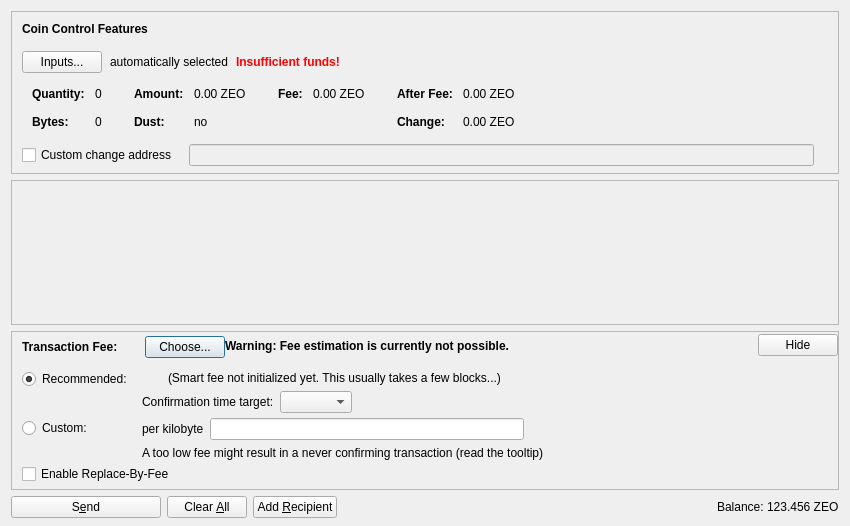
<?xml version="1.0" encoding="UTF-8"?>
<ui version="4.0">
 <class>SendCoinsDialog</class>
 <widget class="QDialog" name="SendCoinsDialog">
  <property name="geometry">
   <rect>
    <x>0</x>
    <y>0</y>
    <width>850</width>
    <height>526</height>
   </rect>
  </property>
  <property name="windowTitle">
   <string>Send Coins</string>
  </property>
  <layout class="QVBoxLayout" name="verticalLayout" stretch="0,1,0,0">
   <property name="bottomMargin">
    <number>8</number>
   </property>
   <item>
    <widget class="QFrame" name="frameCoinControl">
     <property name="sizePolicy">
      <sizepolicy hsizetype="Expanding" vsizetype="Expanding">
       <horstretch>0</horstretch>
       <verstretch>0</verstretch>
      </sizepolicy>
     </property>
     <property name="maximumSize">
      <size>
       <width>16777215</width>
       <height>16777215</height>
      </size>
     </property>
     <property name="frameShape">
      <enum>QFrame::StyledPanel</enum>
     </property>
     <property name="frameShadow">
      <enum>QFrame::Sunken</enum>
     </property>
     <layout class="QVBoxLayout" name="verticalLayoutCoinControl2">
      <property name="spacing">
       <number>0</number>
      </property>
      <property name="leftMargin">
       <number>0</number>
      </property>
      <property name="topMargin">
       <number>0</number>
      </property>
      <property name="rightMargin">
       <number>0</number>
      </property>
      <property name="bottomMargin">
       <number>6</number>
      </property>
      <item>
       <layout class="QVBoxLayout" name="verticalLayoutCoinControl" stretch="0,0,0,0,1">
        <property name="spacing">
         <number>0</number>
        </property>
        <property name="leftMargin">
         <number>10</number>
        </property>
        <property name="topMargin">
         <number>10</number>
        </property>
        <item>
         <layout class="QHBoxLayout" name="horizontalLayoutCoinControl1">
          <property name="bottomMargin">
           <number>15</number>
          </property>
          <item>
           <widget class="QLabel" name="labelCoinControlFeatures">
            <property name="sizePolicy">
             <sizepolicy hsizetype="Preferred" vsizetype="Maximum">
              <horstretch>0</horstretch>
              <verstretch>0</verstretch>
             </sizepolicy>
            </property>
            <property name="font">
             <font>
              <weight>75</weight>
              <bold>true</bold>
             </font>
            </property>
            <property name="styleSheet">
             <string notr="true">font-weight:bold;</string>
            </property>
            <property name="text">
             <string>Coin Control Features</string>
            </property>
           </widget>
          </item>
         </layout>
        </item>
        <item>
         <layout class="QHBoxLayout" name="horizontalLayoutCoinControl2" stretch="0,0,0,0">
          <property name="spacing">
           <number>8</number>
          </property>
          <property name="bottomMargin">
           <number>10</number>
          </property>
          <item>
           <widget class="QPushButton" name="pushButtonCoinControl">
            <property name="styleSheet">
             <string notr="true"/>
            </property>
            <property name="text">
             <string>Inputs...</string>
            </property>
            <property name="autoDefault">
             <bool>false</bool>
            </property>
           </widget>
          </item>
          <item>
           <widget class="QLabel" name="labelCoinControlAutomaticallySelected">
            <property name="text">
             <string>automatically selected</string>
            </property>
            <property name="margin">
             <number>5</number>
            </property>
           </widget>
          </item>
          <item>
           <widget class="QLabel" name="labelCoinControlInsuffFunds">
            <property name="font">
             <font>
              <weight>75</weight>
              <bold>true</bold>
             </font>
            </property>
            <property name="styleSheet">
             <string notr="true">color:red;font-weight:bold;</string>
            </property>
            <property name="text">
             <string>Insufficient funds!</string>
            </property>
            <property name="margin">
             <number>5</number>
            </property>
           </widget>
          </item>
          <item>
           <spacer name="horizontalSpacerCoinControl">
            <property name="orientation">
             <enum>Qt::Horizontal</enum>
            </property>
            <property name="sizeHint" stdset="0">
             <size>
              <width>40</width>
              <height>1</height>
             </size>
            </property>
           </spacer>
          </item>
         </layout>
        </item>
        <item>
         <widget class="QWidget" name="widgetCoinControl" native="true">
          <property name="sizePolicy">
           <sizepolicy hsizetype="Preferred" vsizetype="Preferred">
            <horstretch>0</horstretch>
            <verstretch>0</verstretch>
           </sizepolicy>
          </property>
          <property name="minimumSize">
           <size>
            <width>0</width>
            <height>0</height>
           </size>
          </property>
          <property name="styleSheet">
           <string notr="true"/>
          </property>
          <layout class="QHBoxLayout" name="horizontalLayoutCoinControl5">
           <property name="leftMargin">
            <number>0</number>
           </property>
           <property name="topMargin">
            <number>0</number>
           </property>
           <property name="rightMargin">
            <number>0</number>
           </property>
           <property name="bottomMargin">
            <number>0</number>
           </property>
           <item>
            <layout class="QHBoxLayout" name="horizontalLayoutCoinControl3" stretch="0,0,0,1">
             <property name="spacing">
              <number>20</number>
             </property>
             <property name="topMargin">
              <number>0</number>
             </property>
             <property name="bottomMargin">
              <number>10</number>
             </property>
             <item>
              <layout class="QFormLayout" name="formLayoutCoinControl1">
               <property name="horizontalSpacing">
                <number>10</number>
               </property>
               <property name="verticalSpacing">
                <number>14</number>
               </property>
               <property name="leftMargin">
                <number>10</number>
               </property>
               <property name="topMargin">
                <number>4</number>
               </property>
               <property name="rightMargin">
                <number>6</number>
               </property>
               <item row="0" column="0">
                <widget class="QLabel" name="labelCoinControlQuantityText">
                 <property name="font">
                  <font>
                   <weight>75</weight>
                   <bold>true</bold>
                  </font>
                 </property>
                 <property name="text">
                  <string>Quantity:</string>
                 </property>
                 <property name="margin">
                  <number>0</number>
                 </property>
                </widget>
               </item>
               <item row="0" column="1">
                <widget class="QLabel" name="labelCoinControlQuantity">
                 <property name="cursor">
                  <cursorShape>IBeamCursor</cursorShape>
                 </property>
                 <property name="contextMenuPolicy">
                  <enum>Qt::ActionsContextMenu</enum>
                 </property>
                 <property name="text">
                  <string notr="true">0</string>
                 </property>
                 <property name="margin">
                  <number>0</number>
                 </property>
                 <property name="textInteractionFlags">
                  <set>Qt::LinksAccessibleByMouse|Qt::TextSelectableByKeyboard|Qt::TextSelectableByMouse</set>
                 </property>
                </widget>
               </item>
               <item row="1" column="0">
                <widget class="QLabel" name="labelCoinControlBytesText">
                 <property name="font">
                  <font>
                   <weight>75</weight>
                   <bold>true</bold>
                  </font>
                 </property>
                 <property name="text">
                  <string>Bytes:</string>
                 </property>
                </widget>
               </item>
               <item row="1" column="1">
                <widget class="QLabel" name="labelCoinControlBytes">
                 <property name="cursor">
                  <cursorShape>IBeamCursor</cursorShape>
                 </property>
                 <property name="contextMenuPolicy">
                  <enum>Qt::ActionsContextMenu</enum>
                 </property>
                 <property name="text">
                  <string notr="true">0</string>
                 </property>
                 <property name="textInteractionFlags">
                  <set>Qt::LinksAccessibleByMouse|Qt::TextSelectableByKeyboard|Qt::TextSelectableByMouse</set>
                 </property>
                </widget>
               </item>
              </layout>
             </item>
             <item>
              <layout class="QFormLayout" name="formLayoutCoinControl2">
               <property name="horizontalSpacing">
                <number>10</number>
               </property>
               <property name="verticalSpacing">
                <number>14</number>
               </property>
               <property name="leftMargin">
                <number>6</number>
               </property>
               <property name="topMargin">
                <number>4</number>
               </property>
               <property name="rightMargin">
                <number>6</number>
               </property>
               <item row="0" column="0">
                <widget class="QLabel" name="labelCoinControlAmountText">
                 <property name="font">
                  <font>
                   <weight>75</weight>
                   <bold>true</bold>
                  </font>
                 </property>
                 <property name="text">
                  <string>Amount:</string>
                 </property>
                 <property name="margin">
                  <number>0</number>
                 </property>
                </widget>
               </item>
               <item row="0" column="1">
                <widget class="QLabel" name="labelCoinControlAmount">
                 <property name="cursor">
                  <cursorShape>IBeamCursor</cursorShape>
                 </property>
                 <property name="contextMenuPolicy">
                  <enum>Qt::ActionsContextMenu</enum>
                 </property>
                 <property name="text">
                  <string notr="true">0.00 ZEO</string>
                 </property>
                 <property name="textInteractionFlags">
                  <set>Qt::LinksAccessibleByMouse|Qt::TextSelectableByKeyboard|Qt::TextSelectableByMouse</set>
                 </property>
                </widget>
               </item>
               <item row="1" column="0">
                <widget class="QLabel" name="labelCoinControlLowOutputText">
                 <property name="font">
                  <font>
                   <weight>75</weight>
                   <bold>true</bold>
                  </font>
                 </property>
                 <property name="text">
                  <string>Dust:</string>
                 </property>
                </widget>
               </item>
               <item row="1" column="1">
                <widget class="QLabel" name="labelCoinControlLowOutput">
                 <property name="cursor">
                  <cursorShape>IBeamCursor</cursorShape>
                 </property>
                 <property name="contextMenuPolicy">
                  <enum>Qt::ActionsContextMenu</enum>
                 </property>
                 <property name="text">
                  <string notr="true">no</string>
                 </property>
                 <property name="textInteractionFlags">
                  <set>Qt::LinksAccessibleByMouse|Qt::TextSelectableByKeyboard|Qt::TextSelectableByMouse</set>
                 </property>
                </widget>
               </item>
              </layout>
             </item>
             <item>
              <layout class="QFormLayout" name="formLayoutCoinControl3">
               <property name="horizontalSpacing">
                <number>10</number>
               </property>
               <property name="verticalSpacing">
                <number>14</number>
               </property>
               <property name="leftMargin">
                <number>6</number>
               </property>
               <property name="topMargin">
                <number>4</number>
               </property>
               <property name="rightMargin">
                <number>6</number>
               </property>
               <item row="0" column="0">
                <widget class="QLabel" name="labelCoinControlFeeText">
                 <property name="font">
                  <font>
                   <weight>75</weight>
                   <bold>true</bold>
                  </font>
                 </property>
                 <property name="text">
                  <string>Fee:</string>
                 </property>
                 <property name="margin">
                  <number>0</number>
                 </property>
                </widget>
               </item>
               <item row="0" column="1">
                <widget class="QLabel" name="labelCoinControlFee">
                 <property name="cursor">
                  <cursorShape>IBeamCursor</cursorShape>
                 </property>
                 <property name="contextMenuPolicy">
                  <enum>Qt::ActionsContextMenu</enum>
                 </property>
                 <property name="text">
                  <string notr="true">0.00 ZEO</string>
                 </property>
                 <property name="textInteractionFlags">
                  <set>Qt::LinksAccessibleByMouse|Qt::TextSelectableByKeyboard|Qt::TextSelectableByMouse</set>
                 </property>
                </widget>
               </item>
              </layout>
             </item>
             <item>
              <layout class="QFormLayout" name="formLayoutCoinControl4">
               <property name="horizontalSpacing">
                <number>10</number>
               </property>
               <property name="verticalSpacing">
                <number>14</number>
               </property>
               <property name="leftMargin">
                <number>6</number>
               </property>
               <property name="topMargin">
                <number>4</number>
               </property>
               <property name="rightMargin">
                <number>6</number>
               </property>
               <item row="0" column="0">
                <widget class="QLabel" name="labelCoinControlAfterFeeText">
                 <property name="font">
                  <font>
                   <weight>75</weight>
                   <bold>true</bold>
                  </font>
                 </property>
                 <property name="text">
                  <string>After Fee:</string>
                 </property>
                 <property name="margin">
                  <number>0</number>
                 </property>
                </widget>
               </item>
               <item row="0" column="1">
                <widget class="QLabel" name="labelCoinControlAfterFee">
                 <property name="cursor">
                  <cursorShape>IBeamCursor</cursorShape>
                 </property>
                 <property name="contextMenuPolicy">
                  <enum>Qt::ActionsContextMenu</enum>
                 </property>
                 <property name="text">
                  <string notr="true">0.00 ZEO</string>
                 </property>
                 <property name="textInteractionFlags">
                  <set>Qt::LinksAccessibleByMouse|Qt::TextSelectableByKeyboard|Qt::TextSelectableByMouse</set>
                 </property>
                </widget>
               </item>
               <item row="1" column="0">
                <widget class="QLabel" name="labelCoinControlChangeText">
                 <property name="font">
                  <font>
                   <weight>75</weight>
                   <bold>true</bold>
                  </font>
                 </property>
                 <property name="text">
                  <string>Change:</string>
                 </property>
                </widget>
               </item>
               <item row="1" column="1">
                <widget class="QLabel" name="labelCoinControlChange">
                 <property name="cursor">
                  <cursorShape>IBeamCursor</cursorShape>
                 </property>
                 <property name="contextMenuPolicy">
                  <enum>Qt::ActionsContextMenu</enum>
                 </property>
                 <property name="text">
                  <string notr="true">0.00 ZEO</string>
                 </property>
                 <property name="textInteractionFlags">
                  <set>Qt::LinksAccessibleByMouse|Qt::TextSelectableByKeyboard|Qt::TextSelectableByMouse</set>
                 </property>
                </widget>
               </item>
              </layout>
             </item>
            </layout>
           </item>
          </layout>
         </widget>
        </item>
        <item>
         <layout class="QHBoxLayout" name="horizontalLayoutCoinControl4" stretch="0,0,0">
          <property name="spacing">
           <number>12</number>
          </property>
          <property name="sizeConstraint">
           <enum>QLayout::SetDefaultConstraint</enum>
          </property>
          <property name="topMargin">
           <number>5</number>
          </property>
          <property name="rightMargin">
           <number>5</number>
          </property>
          <item>
           <widget class="QCheckBox" name="checkBoxCoinControlChange">
            <property name="toolTip">
             <string>If this is activated, but the change address is empty or invalid, change will be sent to a newly generated address.</string>
            </property>
            <property name="text">
             <string>Custom change address</string>
            </property>
           </widget>
          </item>
          <item>
           <widget class="QValidatedLineEdit" name="lineEditCoinControlChange">
            <property name="enabled">
             <bool>false</bool>
            </property>
            <property name="sizePolicy">
             <sizepolicy hsizetype="Expanding" vsizetype="Fixed">
              <horstretch>0</horstretch>
              <verstretch>0</verstretch>
             </sizepolicy>
            </property>
           </widget>
          </item>
          <item>
           <widget class="QLabel" name="labelCoinControlChangeLabel">
            <property name="sizePolicy">
             <sizepolicy hsizetype="Preferred" vsizetype="Expanding">
              <horstretch>0</horstretch>
              <verstretch>0</verstretch>
             </sizepolicy>
            </property>
            <property name="minimumSize">
             <size>
              <width>0</width>
              <height>0</height>
             </size>
            </property>
            <property name="text">
             <string/>
            </property>
            <property name="margin">
             <number>3</number>
            </property>
           </widget>
          </item>
         </layout>
        </item>
        <item>
         <spacer name="verticalSpacerCoinControl">
          <property name="orientation">
           <enum>Qt::Vertical</enum>
          </property>
          <property name="sizeHint" stdset="0">
           <size>
            <width>800</width>
            <height>1</height>
           </size>
          </property>
         </spacer>
        </item>
       </layout>
      </item>
     </layout>
    </widget>
   </item>
   <item>
    <widget class="QScrollArea" name="scrollArea">
     <property name="widgetResizable">
      <bool>true</bool>
     </property>
     <widget class="QWidget" name="scrollAreaWidgetContents">
      <property name="geometry">
       <rect>
        <x>0</x>
        <y>0</y>
        <width>830</width>
        <height>104</height>
       </rect>
      </property>
      <layout class="QVBoxLayout" name="verticalLayout_2" stretch="0,1">
       <property name="leftMargin">
        <number>0</number>
       </property>
       <property name="topMargin">
        <number>0</number>
       </property>
       <property name="rightMargin">
        <number>0</number>
       </property>
       <property name="bottomMargin">
        <number>0</number>
       </property>
       <item>
        <layout class="QVBoxLayout" name="entries">
         <property name="spacing">
          <number>6</number>
         </property>
        </layout>
       </item>
       <item>
        <spacer name="verticalSpacer">
         <property name="orientation">
          <enum>Qt::Vertical</enum>
         </property>
         <property name="sizeHint" stdset="0">
          <size>
           <width>20</width>
           <height>40</height>
          </size>
         </property>
        </spacer>
       </item>
      </layout>
     </widget>
    </widget>
   </item>
   <item>
    <widget class="QFrame" name="frameFee">
     <property name="sizePolicy">
      <sizepolicy hsizetype="Expanding" vsizetype="Expanding">
       <horstretch>0</horstretch>
       <verstretch>0</verstretch>
      </sizepolicy>
     </property>
     <property name="maximumSize">
      <size>
       <width>16777215</width>
       <height>16777215</height>
      </size>
     </property>
     <property name="frameShape">
      <enum>QFrame::StyledPanel</enum>
     </property>
     <property name="frameShadow">
      <enum>QFrame::Sunken</enum>
     </property>
     <layout class="QVBoxLayout" name="verticalLayoutFee1">
      <property name="spacing">
       <number>0</number>
      </property>
      <property name="leftMargin">
       <number>0</number>
      </property>
      <property name="topMargin">
       <number>0</number>
      </property>
      <property name="rightMargin">
       <number>0</number>
      </property>
      <property name="bottomMargin">
       <number>0</number>
      </property>
      <item>
       <layout class="QVBoxLayout" name="verticalLayoutFee2" stretch="0,0,0">
        <property name="spacing">
         <number>0</number>
        </property>
        <property name="leftMargin">
         <number>10</number>
        </property>
        <property name="topMargin">
         <number>0</number>
        </property>
        <item>
         <layout class="QHBoxLayout" name="horizontalLayoutFee1">
          <property name="bottomMargin">
           <number>0</number>
          </property>
          <item>
           <layout class="QVBoxLayout" name="verticalLayoutFee7">
            <property name="spacing">
             <number>0</number>
            </property>
            <item>
             <spacer name="verticalSpacerSmartFee">
              <property name="orientation">
               <enum>Qt::Vertical</enum>
              </property>
              <property name="sizeType">
               <enum>QSizePolicy::Fixed</enum>
              </property>
              <property name="sizeHint" stdset="0">
               <size>
                <width>1</width>
                <height>4</height>
               </size>
              </property>
             </spacer>
            </item>
            <item>
             <layout class="QHBoxLayout" name="horizontalLayoutSmartFee">
              <property name="spacing">
               <number>10</number>
              </property>
              <item>
               <widget class="QLabel" name="labelFeeHeadline">
                <property name="sizePolicy">
                 <sizepolicy hsizetype="Preferred" vsizetype="Maximum">
                  <horstretch>0</horstretch>
                  <verstretch>0</verstretch>
                 </sizepolicy>
                </property>
                <property name="font">
                 <font>
                  <weight>75</weight>
                  <bold>true</bold>
                 </font>
                </property>
                <property name="styleSheet">
                 <string notr="true">font-weight:bold;</string>
                </property>
                <property name="text">
                 <string>Transaction Fee:</string>
                </property>
               </widget>
              </item>
              <item>
               <widget class="QLabel" name="labelFeeMinimized">
                <property name="text">
                 <string/>
                </property>
               </widget>
              </item>
              <item>
               <widget class="QPushButton" name="buttonChooseFee">
                <property name="text">
                 <string>Choose...</string>
                </property>
               </widget>
              </item>
             </layout>
            </item>
            <item>
             <spacer name="verticalSpacer_5">
              <property name="orientation">
               <enum>Qt::Vertical</enum>
              </property>
              <property name="sizeHint" stdset="0">
               <size>
                <width>1</width>
                <height>1</height>
               </size>
              </property>
             </spacer>
            </item>
           </layout>
          </item>
          <item>
           <widget class="QLabel" name="fallbackFeeWarningLabel">
            <property name="toolTip">
             <string>Using the fallbackfee can result in sending a transaction that will take several hours or days (or never) to confirm. Consider choosing your fee manually or wait until you have validated the complete chain.</string>
            </property>
            <property name="font">
            <font>
                <weight>75</weight>
                <bold>true</bold>
            </font>
            </property>
            <property name="text">
             <string>Warning: Fee estimation is currently not possible.</string>
            </property>
            <property name="wordWrap">
             <bool>false</bool>
            </property>
           </widget>
          </item>
          <item>
           <spacer name="horizontalSpacer_4">
            <property name="orientation">
             <enum>Qt::Horizontal</enum>
            </property>
            <property name="sizeType">
             <enum>QSizePolicy::MinimumExpanding</enum>
            </property>
            <property name="sizeHint" stdset="0">
             <size>
              <width>40</width>
              <height>20</height>
             </size>
            </property>
           </spacer>
          </item>
          <item>
           <widget class="QPushButton" name="buttonMinimizeFee">
            <property name="toolTip">
             <string>Hide transaction fee settings</string>
            </property>
            <property name="text">
             <string>Hide</string>
            </property>
           </widget>
          </item>
         </layout>
        </item>
        <item>
         <widget class="QFrame" name="frameFeeSelection">
          <layout class="QVBoxLayout" name="verticalLayoutFee12">
           <property name="spacing">
            <number>0</number>
           </property>
           <property name="leftMargin">
            <number>0</number>
           </property>
           <property name="topMargin">
            <number>0</number>
           </property>
           <property name="rightMargin">
            <number>0</number>
           </property>
           <property name="bottomMargin">
            <number>0</number>
           </property>
           <item>
            <layout class="QGridLayout" name="gridLayoutFee">
             <property name="topMargin">
              <number>10</number>
             </property>
             <property name="bottomMargin">
              <number>4</number>
             </property>
             <property name="horizontalSpacing">
              <number>10</number>
             </property>
             <property name="verticalSpacing">
              <number>4</number>
             </property>
             <item row="1" column="1">
              <layout class="QVBoxLayout" name="verticalLayoutFee8">
               <property name="spacing">
                <number>6</number>
               </property>
               <item>
                <layout class="QHBoxLayout" name="horizontalLayoutFee13">
                 <item>
                  <widget class="QLabel" name="labelCustomPerKilobyte">
                   <property name="toolTip">
                    <string>Specify a custom fee per kB (1,000 bytes) of the transaction's virtual size.

Note:  Since the fee is calculated on a per-byte basis, a fee of "100 satoshis per kB" for a transaction size of 500 bytes (half of 1 kB) would ultimately yield a fee of only 50 satoshis.</string>
                   </property>
                   <property name="text">
                    <string>per kilobyte</string>
                   </property>
                  </widget>
                 </item>
                 <item>
                  <widget class="ZeoAmountField" name="customFee"/>
                 </item>
                 <item>
                  <spacer name="horizontalSpacer_6">
                   <property name="orientation">
                    <enum>Qt::Horizontal</enum>
                   </property>
                   <property name="sizeHint" stdset="0">
                    <size>
                     <width>1</width>
                     <height>1</height>
                    </size>
                   </property>
                  </spacer>
                 </item>
                </layout>
               </item>
               <item>
                <layout class="QHBoxLayout" name="horizontalLayoutFee8">
                 <item>
                  <widget class="QLabel" name="labelCustomFeeWarning">
                   <property name="enabled">
                    <bool>true</bool>
                   </property>
                   <property name="toolTip">
                    <string>When there is less transaction volume than space in the blocks, miners as well as relaying nodes may enforce a minimum fee. Paying only this minimum fee is just fine, but be aware that this can result in a never confirming transaction once there is more demand for zeo transactions than the network can process.</string>
                   </property>
                   <property name="text">
                    <string>A too low fee might result in a never confirming transaction (read the tooltip)</string>
                   </property>
                  </widget>
                 </item>
                 <item>
                  <spacer name="horizontalSpacer_2">
                   <property name="orientation">
                    <enum>Qt::Horizontal</enum>
                   </property>
                   <property name="sizeHint" stdset="0">
                    <size>
                     <width>1</width>
                     <height>1</height>
                    </size>
                   </property>
                  </spacer>
                 </item>
                </layout>
               </item>
              </layout>
             </item>
             <item row="0" column="0">
              <layout class="QVBoxLayout" name="verticalLayoutFee4" stretch="0,1">
               <item>
                <widget class="QRadioButton" name="radioSmartFee">
                 <property name="text">
                  <string>Recommended:</string>
                 </property>
                 <property name="checked">
                  <bool>true</bool>
                 </property>
                 <attribute name="buttonGroup">
                  <string notr="true">groupFee</string>
                 </attribute>
                </widget>
               </item>
               <item>
                <spacer name="verticalSpacer_2">
                 <property name="orientation">
                  <enum>Qt::Vertical</enum>
                 </property>
                 <property name="sizeHint" stdset="0">
                  <size>
                   <width>1</width>
                   <height>1</height>
                  </size>
                 </property>
                </spacer>
               </item>
              </layout>
             </item>
             <item row="1" column="0">
              <layout class="QVBoxLayout" name="verticalLayoutFee9" stretch="0,1">
               <item>
                <widget class="QRadioButton" name="radioCustomFee">
                 <property name="text">
                  <string>Custom:</string>
                 </property>
                 <attribute name="buttonGroup">
                  <string notr="true">groupFee</string>
                 </attribute>
                </widget>
               </item>
               <item>
                <spacer name="verticalSpacer_6">
                 <property name="orientation">
                  <enum>Qt::Vertical</enum>
                 </property>
                 <property name="sizeHint" stdset="0">
                  <size>
                   <width>1</width>
                   <height>1</height>
                  </size>
                 </property>
                </spacer>
               </item>
              </layout>
             </item>
             <item row="0" column="1">
              <layout class="QVBoxLayout" name="verticalLayoutFee3" stretch="0,0,1">
               <property name="spacing">
                <number>6</number>
               </property>
               <property name="topMargin">
                <number>2</number>
               </property>
               <item>
                <layout class="QHBoxLayout" name="horizontalLayoutFee12">
                 <item>
                  <widget class="QLabel" name="labelSmartFee">
                   <property name="text">
                    <string/>
                   </property>
                  </widget>
                 </item>
                 <item>
                  <widget class="QLabel" name="labelFeeEstimation">
                   <property name="text">
                    <string/>
                   </property>
                  </widget>
                 </item>
                 <item>
                  <widget class="QLabel" name="labelSmartFee2">
                   <property name="text">
                    <string>(Smart fee not initialized yet. This usually takes a few blocks...)</string>
                   </property>
                  </widget>
                 </item>
                 <item>
                  <spacer name="horizontalSpacer_5">
                   <property name="orientation">
                    <enum>Qt::Horizontal</enum>
                   </property>
                   <property name="sizeHint" stdset="0">
                    <size>
                     <width>1</width>
                     <height>1</height>
                    </size>
                   </property>
                  </spacer>
                 </item>
                </layout>
               </item>
               <item>
                <layout class="QHBoxLayout" name="horizontalLayoutFee9">
                 <item>
                  <layout class="QVBoxLayout" name="verticalLayoutFee6">
                   <item>
                    <widget class="QLabel" name="labelSmartFee3">
                     <property name="text">
                      <string>Confirmation time target:</string>
                     </property>
                    </widget>
                   </item>
                  </layout>
                 </item>
                 <item>
                  <layout class="QVBoxLayout" name="verticalLayoutFee5">
                   <property name="rightMargin">
                    <number>30</number>
                   </property>
                   <item>
                    <layout class="QHBoxLayout" name="horizontalLayoutConfTarget">
                     <property name="bottomMargin">
                      <number>0</number>
                     </property>
                     <item>
                      <widget class="QComboBox" name="confTargetSelector"/>
                     </item>
                     <item>
                      <spacer name="horizontalSpacerConfTarget">
                       <property name="orientation">
                        <enum>Qt::Horizontal</enum>
                       </property>
                       <property name="sizeHint" stdset="0">
                        <size>
                         <width>40</width>
                         <height>20</height>
                        </size>
                       </property>
                      </spacer>
                     </item>
                    </layout>
                   </item>
                  </layout>
                 </item>
                </layout>
               </item>
               <item>
                <spacer name="verticalSpacer_4">
                 <property name="orientation">
                  <enum>Qt::Vertical</enum>
                 </property>
                 <property name="sizeHint" stdset="0">
                  <size>
                   <width>1</width>
                   <height>1</height>
                  </size>
                 </property>
                </spacer>
               </item>
              </layout>
             </item>
            </layout>
           </item>
           <item>
            <widget class="QCheckBox" name="optInRBF">
             <property name="text">
              <string>Enable Replace-By-Fee</string>
             </property>
             <property name="toolTip">
              <string>With Replace-By-Fee (BIP-125) you can increase a transaction's fee after it is sent. Without this, a higher fee may be recommended to compensate for increased transaction delay risk.</string>
             </property>
            </widget>
           </item>
          </layout>
         </widget>
        </item>
        <item>
         <spacer name="verticalSpacerFee">
          <property name="orientation">
           <enum>Qt::Vertical</enum>
          </property>
          <property name="sizeHint" stdset="0">
           <size>
            <width>40</width>
            <height>5</height>
           </size>
          </property>
         </spacer>
        </item>
       </layout>
      </item>
     </layout>
    </widget>
   </item>
   <item>
    <layout class="QHBoxLayout" name="horizontalLayout">
     <item>
      <widget class="QPushButton" name="sendButton">
       <property name="minimumSize">
        <size>
         <width>150</width>
         <height>0</height>
        </size>
       </property>
       <property name="toolTip">
        <string>Confirm the send action</string>
       </property>
       <property name="text">
        <string>S&amp;end</string>
       </property>
       <property name="icon">
        <iconset resource="../zeo.qrc">
         <normaloff>:/icons/send</normaloff>:/icons/send</iconset>
       </property>
       <property name="autoDefault">
        <bool>false</bool>
       </property>
       <property name="default">
        <bool>false</bool>
       </property>
      </widget>
     </item>
     <item>
      <widget class="QPushButton" name="clearButton">
       <property name="sizePolicy">
        <sizepolicy hsizetype="Minimum" vsizetype="Fixed">
         <horstretch>0</horstretch>
         <verstretch>0</verstretch>
        </sizepolicy>
       </property>
       <property name="toolTip">
        <string>Clear all fields of the form.</string>
       </property>
       <property name="text">
        <string>Clear &amp;All</string>
       </property>
       <property name="icon">
        <iconset resource="../zeo.qrc">
         <normaloff>:/icons/remove</normaloff>:/icons/remove</iconset>
       </property>
       <property name="autoDefault">
        <bool>false</bool>
       </property>
      </widget>
     </item>
     <item>
      <widget class="QPushButton" name="addButton">
       <property name="toolTip">
        <string>Send to multiple recipients at once</string>
       </property>
       <property name="text">
        <string>Add &amp;Recipient</string>
       </property>
       <property name="icon">
        <iconset resource="../zeo.qrc">
         <normaloff>:/icons/add</normaloff>:/icons/add</iconset>
       </property>
       <property name="autoDefault">
        <bool>false</bool>
       </property>
      </widget>
     </item>
     <item>
      <spacer name="horizontalSpacer">
       <property name="orientation">
        <enum>Qt::Horizontal</enum>
       </property>
       <property name="sizeHint" stdset="0">
        <size>
         <width>40</width>
         <height>20</height>
        </size>
       </property>
      </spacer>
     </item>
     <item>
      <layout class="QHBoxLayout" name="horizontalLayout_2">
       <property name="spacing">
        <number>3</number>
       </property>
       <item>
        <widget class="QLabel" name="labelBalanceName">
         <property name="sizePolicy">
          <sizepolicy hsizetype="Preferred" vsizetype="Fixed">
           <horstretch>0</horstretch>
           <verstretch>0</verstretch>
          </sizepolicy>
         </property>
         <property name="text">
          <string>Balance:</string>
         </property>
        </widget>
       </item>
       <item>
        <widget class="QLabel" name="labelBalance">
         <property name="sizePolicy">
          <sizepolicy hsizetype="Preferred" vsizetype="Fixed">
           <horstretch>0</horstretch>
           <verstretch>0</verstretch>
          </sizepolicy>
         </property>
         <property name="cursor">
          <cursorShape>IBeamCursor</cursorShape>
         </property>
         <property name="text">
          <string notr="true">123.456 ZEO</string>
         </property>
         <property name="textInteractionFlags">
          <set>Qt::LinksAccessibleByMouse|Qt::TextSelectableByKeyboard|Qt::TextSelectableByMouse</set>
         </property>
        </widget>
       </item>
      </layout>
     </item>
    </layout>
   </item>
  </layout>
 </widget>
 <customwidgets>
  <customwidget>
   <class>QValidatedLineEdit</class>
   <extends>QLineEdit</extends>
   <header>qt/qvalidatedlineedit.h</header>
  </customwidget>
  <customwidget>
   <class>ZeoAmountField</class>
   <extends>QLineEdit</extends>
   <header>qt/zeoamountfield.h</header>
   <container>1</container>
  </customwidget>
 </customwidgets>
 <resources>
  <include location="../zeo.qrc"/>
 </resources>
 <connections/>
 <buttongroups>
  <buttongroup name="groupFee"/>
 </buttongroups>
</ui>
